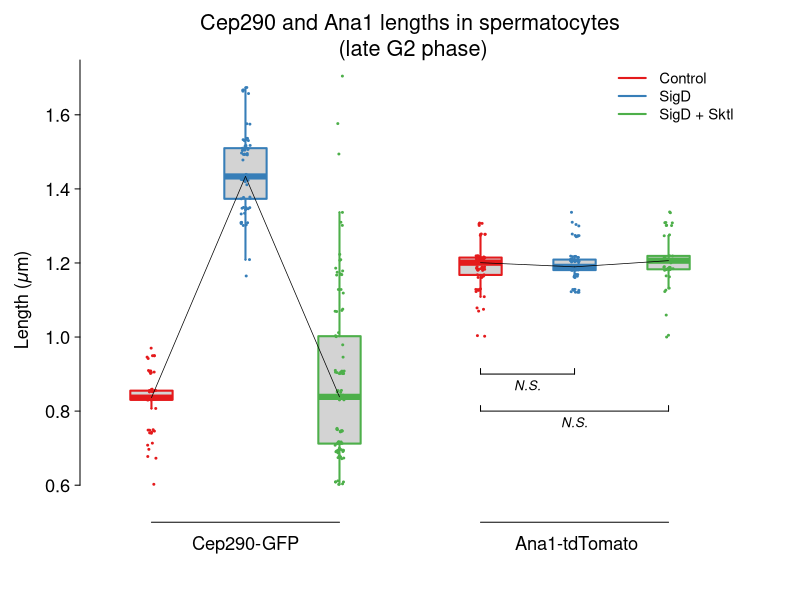

Generate this figure with R:
#png(filename="cepgerm.png", width=6.5, height=6,units="in", res=600)

# import data
df <- read.csv('quantification.csv', header=TRUE)
df <- cbind(df[,2], df[,4], df[,6], df[,1], df[,3], df[,5])

addNoise <- function(mtx) {
    if (!is.matrix(mtx)) mtx <- matrix(mtx, byrow = TRUE, nrow = 1)
    random.stuff <- matrix(runif(prod(dim(mtx)), min = -0.0001, max = 0.01), nrow = dim(mtx)[1])
    random.stuff + mtx
}

df <- addNoise(df)

library(RColorBrewer)

cols <- brewer.pal(9,"Set1")[c(1,2,3)]

par(bty="n",
    mar=c(3, 4, 3, 3),  # plot margins b-l-t-r
    las=1,              # horizontal labels
    tcl=-.25,           # tick length
    font.main=1,        # plain font
    mgp=c(2.5, 0.5, 0),  # axis spacings
    cex.lab=1.1,
    cex.axis=1.1,
    ps=12
)


xat <- c(1,
         2,
         3,
         4.5,
         5.5,
         6.5)
b <- boxplot(df,
             xaxt="n",       # no x-axis
             yaxt="n",
             boxwex=0.45,    # boxwidth
             lty=1,          # line type, 1 = solid
             staplewex=0,    # no staples
             log="",         # no log scaling
             ylim=c(0.5, 1.7),
             at=xat,
             border=cols,
             lwd=2,
             outline=FALSE
)          # line weight

stripchart(apply(df, 2, as.list),
           vertical=TRUE,
           method="jitter",
           add=TRUE,
           pch=20,
           cex=0.4,
           col=cols,
           at=xat,
           jitter=0.05)

title("Cep290 and Ana1 lengths in spermatocytes\n (late G2 phase)", font.main=1, cex.main=1.3, line=0.2)
title(ylab=expression(paste("Length (",italic("μ"), "m)", sep="")), line=2.2)

axis(2, at=seq(0.6, 2, 0.2), labels=TRUE, col.ticks=1, lwd=1)
axis(1, labels=c("Cep290-GFP", "Ana1-tdTomato"), at=c(2, 0.92*(xat[5]+xat[6])/2), lwd.ticks=0, lty=0, line=-0.8)
axis(1, at=c(0, ((xat[3] + xat[4])/2)), labels=FALSE, tck=-0.05, col=0, lty=0)
#box(bty='L')

temp.labels = c("Control", "SigD", "SigD + Sktl")
legend("topright", cex=0.9, col=cols, lty=1, lwd=2, temp.labels, bty="n")

offset <- 0.015
yat <- 0.9
lines(c(xat[4], xat[5]), c(yat, yat))
lines(c(xat[4], xat[4]), c(yat+offset, yat))
lines(c(xat[5], xat[5]), c(yat+offset, (yat)))
text((xat[4] + xat[5])/2, yat-2*offset, expression(italic('N.S.')), cex=0.8)

offset <- 0.015
yat <- 0.8
lines(c(xat[4], xat[6]), c(yat, yat))
lines(c(xat[4], xat[4]), c(yat+offset, yat))
lines(c(xat[6], xat[6]), c(yat+offset, yat))
text((xat[4] + xat[6])/2, yat-2*offset, expression(italic('N.S.')), cex=0.8)

lines(xat[1:2], b$stats[3,1:2], lwd=0.7)
lines(xat[2:3], b$stats[3,2:3], lwd=0.7)
lines(xat[4:5], b$stats[3,4:5], lwd=0.7)
lines(xat[5:6], b$stats[3,5:6], lwd=0.7)

lines(c(xat[1], xat[3]), c(0.5,0.5))
lines(c(xat[4], xat[6]), c(0.5,0.5))

#dev.off()

